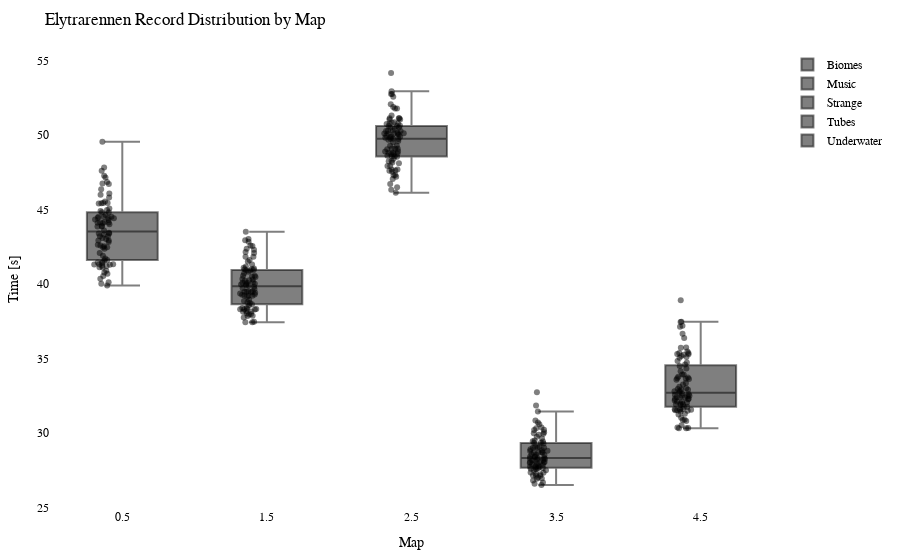

Write notebook code for a chart like this one.
### Code cell
import plotly.graph_objects as go
import plotly.io as pio

df = getRecordsDataframe(minigame="Elytrarennen")

# Calculate the offset for centering the data points
num_columns = len(df.columns)
offset = 0.5

# Create a Swarm plot using Plotly
fig = go.Figure()

for i, column in enumerate(df.columns):
    x_values = [i + offset] * len(df[column])  # Adjust x-values with offset for horizontal centering
    fig.add_trace(go.Box(x=x_values,
                         y=df[column],
                         name=column,
                         boxpoints='all',
                         pointpos=-0.5,  # Adjust point position to prevent overlapping
                         marker=dict(color='rgba(0,0,0,0.5)', size=6),  # Adjust marker color and size
                         hovertext=df.index,
                         hoverinfo='text+y'))

fig.update_layout(title="Elytrarennen Record Distribution by Map",
                  xaxis=dict(title="Map"),
                  yaxis=dict(title="Time [s]"),
                  showlegend=True,
                  font=dict(family="Arial", size=12, color="black"),  # Customize font
                  plot_bgcolor="white",  # Set background color
                  margin=dict(l=50, r=50, t=50, b=50),  # Adjust margins for better layout
                  )

pio.show(fig)

pio.write_html(fig, "out/elytr_swarm_plot.html")

### Figure 1 — Plotly figure (JSON) as saved in the notebook; plotly's stock layout.template omitted (floating-point values rounded to 4 significant figures)
{"data": [{"boxpoints": "all", "hoverinfo": "text+y", "hovertext": ["agowskyy", "Anni808", "Axollotel", "BacardiSprite", "bawskey", "BearchenGott", "BusinessBent", "byTobi", "cediiiiii_10", "Chander24", "Chrisi20101", "crocodile1870", "cxl1lo", "DarkCobweb", "DerBaumIstDerWeg", "Ex4cted", "Falke23_5", "Feinberg", "Fflopse", "ForceFox", "Freeeedom", "frutigall", "GeneralEnte06", "Gerrygames", "Gobo9", "GrafikKatze", "Grapfen", "H1ghsay", "h4nnes", "Harold_Sensemann", "HerrDante", "Jan2220", "JennieKim", "jimmi1410", "JOW23", "Joy_8oy", "JustK1lling", "KakaMC", "Kanickelul", "Kokochampi", "Kokochampo", "Kyuudo", "LeWi_100", "Livgo", "lizsyy", "LordAlexos", "Lubotter2009", "Luis_XYZ", "marbrueck", "Martomias", "Mincheeen", "MrNulfred", "Nexilus", "Ninivee", "officialryzon", "Oronor", "PedroZockt", "Picutar", "PixlNight", "PolizeiDreamy", "Radattel", "Raefinzs", "Ritokii", "rXzEr_Justin", "Sackkerl", "schmaarek", "Sebi1801", "Seemops_8", "Sey__", "SpeckyCut", "StaudammAusHolz", "Tomiokey", "tsuneee", "twitchparaskiill", "Umgfoin", "WirdNichtGeladen", "Wissender", "xBaumeisterin", "xX_Dima_ggg_Xx6", "xX_Masha_ggg_Xx9", "ymq_", "yzvm", "zTotito", "_n3d", "_Waldi_"], "marker": {"color": "rgba(0,0,0,0.5)", "size": 6}, "name": "Biomes", "pointpos": -0.5, "type": "box", "x": [0.5, 0.5, 0.5, 0.5, 0.5, 0.5, 0.5, 0.5, 0.5, 0.5, 0.5, 0.5, 0.5, 0.5, 0.5, 0.5, 0.5, 0.5, 0.5, 0.5, 0.5, 0.5, 0.5, 0.5, 0.5, 0.5, 0.5, 0.5, 0.5, 0.5, 0.5, 0.5, 0.5, 0.5, 0.5, 0.5, 0.5, 0.5, 0.5, 0.5, 0.5, 0.5, 0.5, 0.5, 0.5, 0.5, 0.5, 0.5, 0.5, 0.5, 0.5, 0.5, 0.5, 0.5, 0.5, 0.5, 0.5, 0.5, 0.5, 0.5, 0.5, 0.5, 0.5, 0.5, 0.5, 0.5, 0.5, 0.5, 0.5, 0.5, 0.5, 0.5, 0.5, 0.5, 0.5, 0.5, 0.5, 0.5, 0.5, 0.5, 0.5, 0.5, 0.5, 0.5, 0.5], "y": [45.53, 43.89, 44.44, 40.68, 44.11, 42.47, 47.81, 44.52, 40.89, 45.43, 44.62, 43.32, 44.14, 41.33, 43.86, 41.23, 42.92, null, 40.01, 41.45, 40.36, 42.82, 41.44, 40.77, 39.9, null, 41.42, 44.97, 41.7, 45.98, 41.33, 43.2, 43.6, 46.74, 41.28, 43.39, 45.42, 41.12, null, 49.54, 44.51, 46.36, 41.57, 46.07, 41.2, 45.8, 44.3, 42.92, 44.07, 42.54, 44.13, 43.02, 46.72, 44.42, 44.89, 46.85, 40.12, 42.64, 41.61, 43.43, 45.4, 47.27, 43.39, 44.81, 45.44, 42.58, 45.06, 44.81, 41.89, 47.14, 44.51, 44.33, 40.54, 42.47, 43.2, 44.17, 44.01, 42.36, 43.08, 47.59, 41.31, 42.08, 44.43, 41.11, 43.86]}, {"boxpoints": "all", "hoverinfo": "text+y", "hovertext": ["agowskyy", "Anni808", "Axollotel", "BacardiSprite", "bawskey", "BearchenGott", "BusinessBent", "byTobi", "cediiiiii_10", "Chander24", "Chrisi20101", "crocodile1870", "cxl1lo", "DarkCobweb", "DerBaumIstDerWeg", "Ex4cted", "Falke23_5", "Feinberg", "Fflopse", "ForceFox", "Freeeedom", "frutigall", "GeneralEnte06", "Gerrygames", "Gobo9", "GrafikKatze", "Grapfen", "H1ghsay", "h4nnes", "Harold_Sensemann", "HerrDante", "Jan2220", "JennieKim", "jimmi1410", "JOW23", "Joy_8oy", "JustK1lling", "KakaMC", "Kanickelul", "Kokochampi", "Kokochampo", "Kyuudo", "LeWi_100", "Livgo", "lizsyy", "LordAlexos", "Lubotter2009", "Luis_XYZ", "marbrueck", "Martomias", "Mincheeen", "MrNulfred", "Nexilus", "Ninivee", "officialryzon", "Oronor", "PedroZockt", "Picutar", "PixlNight", "PolizeiDreamy", "Radattel", "Raefinzs", "Ritokii", "rXzEr_Justin", "Sackkerl", "schmaarek", "Sebi1801", "Seemops_8", "Sey__", "SpeckyCut", "StaudammAusHolz", "Tomiokey", "tsuneee", "twitchparaskiill", "Umgfoin", "WirdNichtGeladen", "Wissender", "xBaumeisterin", "xX_Dima_ggg_Xx6", "xX_Masha_ggg_Xx9", "ymq_", "yzvm", "zTotito", "_n3d", "_Waldi_"], "marker": {"color": "rgba(0,0,0,0.5)", "size": 6}, "name": "Music", "pointpos": -0.5, "type": "box", "x": [1.5, 1.5, 1.5, 1.5, 1.5, 1.5, 1.5, 1.5, 1.5, 1.5, 1.5, 1.5, 1.5, 1.5, 1.5, 1.5, 1.5, 1.5, 1.5, 1.5, 1.5, 1.5, 1.5, 1.5, 1.5, 1.5, 1.5, 1.5, 1.5, 1.5, 1.5, 1.5, 1.5, 1.5, 1.5, 1.5, 1.5, 1.5, 1.5, 1.5, 1.5, 1.5, 1.5, 1.5, 1.5, 1.5, 1.5, 1.5, 1.5, 1.5, 1.5, 1.5, 1.5, 1.5, 1.5, 1.5, 1.5, 1.5, 1.5, 1.5, 1.5, 1.5, 1.5, 1.5, 1.5, 1.5, 1.5, 1.5, 1.5, 1.5, 1.5, 1.5, 1.5, 1.5, 1.5, 1.5, 1.5, 1.5, 1.5, 1.5, 1.5, 1.5, 1.5, 1.5, 1.5], "y": [40.55, 40.22, 40.08, 38.3, 43.02, 38.38, 40.99, 41.03, 37.95, 40.49, 39.8, 39.49, 38.64, 37.87, 42.55, 37.43, 40.99, 42.93, 38.33, 40.95, 37.98, 38.31, 40.07, 40.02, 37.75, 38.04, 39.28, 40.72, 38.77, 39.67, 38.15, 40.91, 39.21, 41.09, 38.32, 38.85, null, 37.86, null, 42.36, 41.31, 40.55, 37.47, 41.5, 39.48, 39.72, 40.13, 41.83, 41.62, 39.29, 40.3, 38.19, 42.07, 38.93, 40.0, 42.14, 37.44, 39.36, 39.23, 39.89, null, 41.17, 39.97, 40.46, 41.83, 38.14, 42.84, 40.24, 39.22, 38.73, 39.44, 39.91, 39.41, 39.15, 40.9, 40.82, 40.33, 38.55, 39.48, 43.51, 38.41, 38.28, 42.3, 39.52, 42.59]}, {"boxpoints": "all", "hoverinfo": "text+y", "hovertext": ["agowskyy", "Anni808", "Axollotel", "BacardiSprite", "bawskey", "BearchenGott", "BusinessBent", "byTobi", "cediiiiii_10", "Chander24", "Chrisi20101", "crocodile1870", "cxl1lo", "DarkCobweb", "DerBaumIstDerWeg", "Ex4cted", "Falke23_5", "Feinberg", "Fflopse", "ForceFox", "Freeeedom", "frutigall", "GeneralEnte06", "Gerrygames", "Gobo9", "GrafikKatze", "Grapfen", "H1ghsay", "h4nnes", "Harold_Sensemann", "HerrDante", "Jan2220", "JennieKim", "jimmi1410", "JOW23", "Joy_8oy", "JustK1lling", "KakaMC", "Kanickelul", "Kokochampi", "Kokochampo", "Kyuudo", "LeWi_100", "Livgo", "lizsyy", "LordAlexos", "Lubotter2009", "Luis_XYZ", "marbrueck", "Martomias", "Mincheeen", "MrNulfred", "Nexilus", "Ninivee", "officialryzon", "Oronor", "PedroZockt", "Picutar", "PixlNight", "PolizeiDreamy", "Radattel", "Raefinzs", "Ritokii", "rXzEr_Justin", "Sackkerl", "schmaarek", "Sebi1801", "Seemops_8", "Sey__", "SpeckyCut", "StaudammAusHolz", "Tomiokey", "tsuneee", "twitchparaskiill", "Umgfoin", "WirdNichtGeladen", "Wissender", "xBaumeisterin", "xX_Dima_ggg_Xx6", "xX_Masha_ggg_Xx9", "ymq_", "yzvm", "zTotito", "_n3d", "_Waldi_"], "marker": {"color": "rgba(0,0,0,0.5)", "size": 6}, "name": "Strange", "pointpos": -0.5, "type": "box", "x": [2.5, 2.5, 2.5, 2.5, 2.5, 2.5, 2.5, 2.5, 2.5, 2.5, 2.5, 2.5, 2.5, 2.5, 2.5, 2.5, 2.5, 2.5, 2.5, 2.5, 2.5, 2.5, 2.5, 2.5, 2.5, 2.5, 2.5, 2.5, 2.5, 2.5, 2.5, 2.5, 2.5, 2.5, 2.5, 2.5, 2.5, 2.5, 2.5, 2.5, 2.5, 2.5, 2.5, 2.5, 2.5, 2.5, 2.5, 2.5, 2.5, 2.5, 2.5, 2.5, 2.5, 2.5, 2.5, 2.5, 2.5, 2.5, 2.5, 2.5, 2.5, 2.5, 2.5, 2.5, 2.5, 2.5, 2.5, 2.5, 2.5, 2.5, 2.5, 2.5, 2.5, 2.5, 2.5, 2.5, 2.5, 2.5, 2.5, 2.5, 2.5, 2.5, 2.5, 2.5, 2.5], "y": [52.94, 50.74, 50.02, 47.91, 50.86, 48.54, 51.05, 50.09, 46.49, 50.27, 50.26, 48.58, 50.29, 49.28, 49.96, 47.05, 49.75, 51.31, 46.32, 46.71, 47.68, 50.08, 49.09, 47.68, 47.2, 47.31, 49.85, 50.51, 47.93, 49.05, 47.6, 49.28, 48.27, 48.82, 48.41, 50.42, 47.3, 48.23, 49.75, 51.78, 49.88, 52.76, 48.15, 51.78, 47.62, 51.13, 50.3, 50.63, 51.03, 49.67, 50.08, 48.9, 50.6, 51.13, 49.91, 52.06, 46.12, 49.52, 48.75, 49.59, 50.09, 54.17, 48.57, 50.77, 51.88, 48.92, 49.82, 50.14, 47.53, 51.12, 52.56, 50.75, 48.11, 49.08, 50.49, 50.12, 49.73, 48.6, 48.72, 52.75, 48.81, 48.72, 50.6, 49.08, 50.83]}, {"boxpoints": "all", "hoverinfo": "text+y", "hovertext": ["agowskyy", "Anni808", "Axollotel", "BacardiSprite", "bawskey", "BearchenGott", "BusinessBent", "byTobi", "cediiiiii_10", "Chander24", "Chrisi20101", "crocodile1870", "cxl1lo", "DarkCobweb", "DerBaumIstDerWeg", "Ex4cted", "Falke23_5", "Feinberg", "Fflopse", "ForceFox", "Freeeedom", "frutigall", "GeneralEnte06", "Gerrygames", "Gobo9", "GrafikKatze", "Grapfen", "H1ghsay", "h4nnes", "Harold_Sensemann", "HerrDante", "Jan2220", "JennieKim", "jimmi1410", "JOW23", "Joy_8oy", "JustK1lling", "KakaMC", "Kanickelul", "Kokochampi", "Kokochampo", "Kyuudo", "LeWi_100", "Livgo", "lizsyy", "LordAlexos", "Lubotter2009", "Luis_XYZ", "marbrueck", "Martomias", "Mincheeen", "MrNulfred", "Nexilus", "Ninivee", "officialryzon", "Oronor", "PedroZockt", "Picutar", "PixlNight", "PolizeiDreamy", "Radattel", "Raefinzs", "Ritokii", "rXzEr_Justin", "Sackkerl", "schmaarek", "Sebi1801", "Seemops_8", "Sey__", "SpeckyCut", "StaudammAusHolz", "Tomiokey", "tsuneee", "twitchparaskiill", "Umgfoin", "WirdNichtGeladen", "Wissender", "xBaumeisterin", "xX_Dima_ggg_Xx6", "xX_Masha_ggg_Xx9", "ymq_", "yzvm", "zTotito", "_n3d", "_Waldi_"], "marker": {"color": "rgba(0,0,0,0.5)", "size": 6}, "name": "Tubes", "pointpos": -0.5, "type": "box", "x": [3.5, 3.5, 3.5, 3.5, 3.5, 3.5, 3.5, 3.5, 3.5, 3.5, 3.5, 3.5, 3.5, 3.5, 3.5, 3.5, 3.5, 3.5, 3.5, 3.5, 3.5, 3.5, 3.5, 3.5, 3.5, 3.5, 3.5, 3.5, 3.5, 3.5, 3.5, 3.5, 3.5, 3.5, 3.5, 3.5, 3.5, 3.5, 3.5, 3.5, 3.5, 3.5, 3.5, 3.5, 3.5, 3.5, 3.5, 3.5, 3.5, 3.5, 3.5, 3.5, 3.5, 3.5, 3.5, 3.5, 3.5, 3.5, 3.5, 3.5, 3.5, 3.5, 3.5, 3.5, 3.5, 3.5, 3.5, 3.5, 3.5, 3.5, 3.5, 3.5, 3.5, 3.5, 3.5, 3.5, 3.5, 3.5, 3.5, 3.5, 3.5, 3.5, 3.5, 3.5, 3.5], "y": [29.08, 28.7, 28.84, 27.71, 30.37, 27.73, 30.71, 28.69, 27.12, 30.22, 29.07, 28.91, 28.2, 27.14, 29.02, 26.68, 27.48, null, 27.01, 30.2, 27.34, 28.05, 27.92, 26.94, 26.92, 27.25, 27.49, 28.54, 27.23, 28.32, 26.58, 27.8, 28.69, 28.38, 27.59, 28.81, 28.15, 26.5, null, 30.58, 31.84, 29.74, 27.12, 32.73, 28.14, 29.65, 27.98, 28.57, 29.35, 28.07, 29.0, 28.28, 29.98, 28.44, 28.32, 29.94, 26.81, 28.52, 28.19, 28.02, 29.34, 31.43, 28.78, 28.05, 29, 27.65, 27.63, 27.77, 27.92, 29.88, 28.7, 29.43, 27.87, 28.25, 29.3, 29.48, 30.83, 27.33, 27.72, 30.32, 27.61, 27.56, 29.43, 28.41, 30.04]}, {"boxpoints": "all", "hoverinfo": "text+y", "hovertext": ["agowskyy", "Anni808", "Axollotel", "BacardiSprite", "bawskey", "BearchenGott", "BusinessBent", "byTobi", "cediiiiii_10", "Chander24", "Chrisi20101", "crocodile1870", "cxl1lo", "DarkCobweb", "DerBaumIstDerWeg", "Ex4cted", "Falke23_5", "Feinberg", "Fflopse", "ForceFox", "Freeeedom", "frutigall", "GeneralEnte06", "Gerrygames", "Gobo9", "GrafikKatze", "Grapfen", "H1ghsay", "h4nnes", "Harold_Sensemann", "HerrDante", "Jan2220", "JennieKim", "jimmi1410", "JOW23", "Joy_8oy", "JustK1lling", "KakaMC", "Kanickelul", "Kokochampi", "Kokochampo", "Kyuudo", "LeWi_100", "Livgo", "lizsyy", "LordAlexos", "Lubotter2009", "Luis_XYZ", "marbrueck", "Martomias", "Mincheeen", "MrNulfred", "Nexilus", "Ninivee", "officialryzon", "Oronor", "PedroZockt", "Picutar", "PixlNight", "PolizeiDreamy", "Radattel", "Raefinzs", "Ritokii", "rXzEr_Justin", "Sackkerl", "schmaarek", "Sebi1801", "Seemops_8", "Sey__", "SpeckyCut", "StaudammAusHolz", "Tomiokey", "tsuneee", "twitchparaskiill", "Umgfoin", "WirdNichtGeladen", "Wissender", "xBaumeisterin", "xX_Dima_ggg_Xx6", "xX_Masha_ggg_Xx9", "ymq_", "yzvm", "zTotito", "_n3d", "_Waldi_"], "marker": {"color": "rgba(0,0,0,0.5)", "size": 6}, "name": "Underwater", "pointpos": -0.5, "type": "box", "x": [4.5, 4.5, 4.5, 4.5, 4.5, 4.5, 4.5, 4.5, 4.5, 4.5, 4.5, 4.5, 4.5, 4.5, 4.5, 4.5, 4.5, 4.5, 4.5, 4.5, 4.5, 4.5, 4.5, 4.5, 4.5, 4.5, 4.5, 4.5, 4.5, 4.5, 4.5, 4.5, 4.5, 4.5, 4.5, 4.5, 4.5, 4.5, 4.5, 4.5, 4.5, 4.5, 4.5, 4.5, 4.5, 4.5, 4.5, 4.5, 4.5, 4.5, 4.5, 4.5, 4.5, 4.5, 4.5, 4.5, 4.5, 4.5, 4.5, 4.5, 4.5, 4.5, 4.5, 4.5, 4.5, 4.5, 4.5, 4.5, 4.5, 4.5, 4.5, 4.5, 4.5, 4.5, 4.5, 4.5, 4.5, 4.5, 4.5, 4.5, 4.5, 4.5, 4.5, 4.5, 4.5], "y": [37.46, 33.63, 33.77, 32.08, 32.18, 31.76, 35.37, 32.59, 30.32, 32.9, 33.92, 32.4, 33.72, 31.55, 32.65, 30.37, 34.49, null, 30.31, 35.73, 30.8, 32.12, 31.53, 30.89, 30.51, 31.92, 31.97, 33.67, 31.59, 32.42, 31.74, 32.49, 32.94, 32.5, 31.56, 32.05, 38.91, 31.01, 35.1, 35.46, 35.71, 34.6, 30.87, 37.19, 31.3, 35.25, 32.74, 32.91, 34.32, 32.3, 32.47, 31.48, 34.83, 35.37, 33.01, 37.13, 30.33, 32.27, 31.43, 32.38, 33.56, 37.44, 33.62, 35.29, 35.27, 31.92, 36.37, 33.1, 31.53, 35.16, 34.73, 34.15, 31.24, 32.81, 33.93, 33.25, 32.8, 32.55, 31.61, 36.66, 31.59, 31.89, 33.34, 32.26, 35.05]}], "layout": {"font": {"color": "black", "family": "Arial", "size": 12}, "margin": {"b": 50, "l": 50, "r": 50, "t": 50}, "plot_bgcolor": "white", "showlegend": true, "title": {"text": "Elytrarennen Record Distribution by Map"}, "xaxis": {"title": {"text": "Map"}}, "yaxis": {"title": {"text": "Time [s]"}}}}
